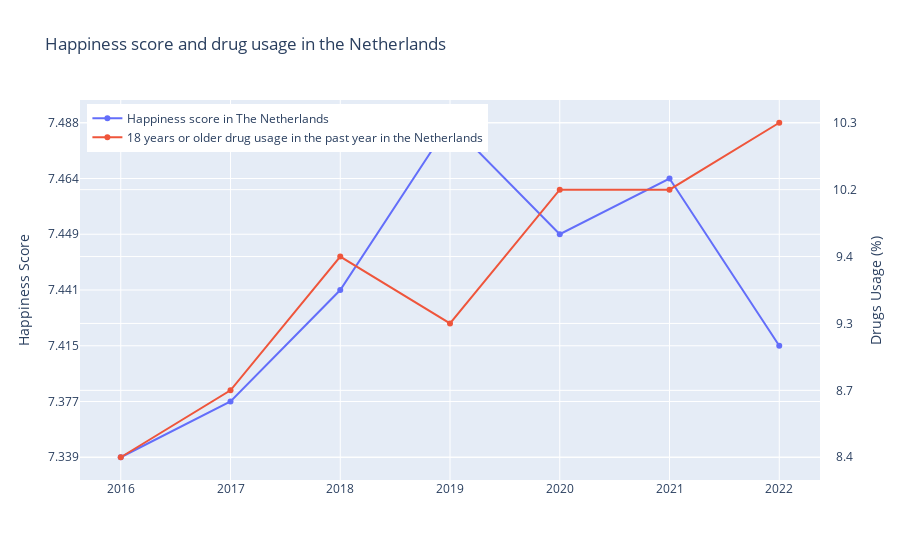

This figure's notebook cell:
### Markdown cell above
In recent years, you hear it more and more often: drug use in the Netherlands has gone up. RTL Nieuws already reported that on a Sunday in Amsterdam 100 lines of cocaine are snorted per 1,000 inhabitants; so why is it that drug use has risen so much? 

As mentioned earlier, the law in the Netherlands is very progressive when it comes to drugs. Cannabis is tolerated, and having taken prohibited narcotics is not punishable. It would perhaps be obvious to say that the increased use has to do with the legalisation of cannabis and hashish, however, this law came into force in 1976. To see results of this only now is not very plausible. 

However, the Netherlands has become happier in recent years; for instance, the Netherlands went from place 6 to 5 in the World Happiness Report (WHR). So a link to drug use could indeed be drawn here. This can also be seen, for instance, in the increased freedom in the Netherlands; the right to make your own life choices. You can also see that especially the most affluent native Dutch have increased in drug use.

### Code cell
# Import packages
import pandas as pd
import plotly.express as px
import seaborn as sns
from matplotlib import pyplot as plt
import plotly.graph_objects as go
import numpy as np
import numpy as np
from scipy.stats import pearsonr

cbs_df = pd.read_csv('cbs_dataset.csv')
happy_df = pd.read_csv('happiness_2016_2022.csv')


df_20 = cbs_df.loc[cbs_df['\ufeff"Persoonskenmerken"'] == 'Leeftijd: 18 jaar of ouder' ].sort_values(by="Perioden")
happy_netherlands = happy_df.loc[happy_df['Country'] == 'Netherlands'].sort_values(by='Year')


fig = go.Figure()


fig.add_trace(go.Scatter(
    x=np.array(happy_netherlands['Year']),
    y=np.array(happy_netherlands['happinessscore']),
    name='Happiness score in The Netherlands'
))


fig.add_trace(go.Scatter(
    x=np.array(happy_netherlands['Year']),
    y=np.array(df_20['Drugsgebruik, 12 jaar of ouder/Drugsgebruik totaal/Afgelopen jaar (%)']),
    name='12 years or older drug usage in the past year in the Netherlands',
    yaxis='y2'
))


fig.update_layout(
    legend=dict(
    yanchor="top",
    y=0.99,
    xanchor="left",
    x=0.01),

    yaxis=dict(
        title='Happiness Score',
        tickformat=".1f",
        categoryorder='array',
        categoryarray= ['7.339', '7.377', '7.415', '7.441', '7.449', '7.464', '7.488']
    ),
    yaxis2=dict(
        title='Drugs Usage (%)',
        overlaying='y',Wandeldag
        side='right',
        categoryorder='category ascending'
    ), 
    title = "Happiness score and drug usage in the Netherlands"
)

fig.show()

### Figure 1 — Plotly figure (JSON) as saved in the notebook; plotly's stock layout.template omitted (floating-point values rounded to 4 significant figures)
{"data": [{"name": "Happiness score in The Netherlands", "type": "scatter", "x": [2016, 2017, 2018, 2019, 2020, 2021, 2022], "y": ["7.339", "7.377", "7.441", "7.488", "7.449", "7.464", "7.415"]}, {"name": "18 years or older drug usage in the past year in the Netherlands", "type": "scatter", "x": [2016, 2017, 2018, 2019, 2020, 2021, 2022], "y": ["     8.4", "     8.7", "     9.4", "     9.3", "    10.2", "    10.2", "    10.3"], "yaxis": "y2"}], "layout": {"legend": {"x": 0.01, "xanchor": "left", "y": 0.99, "yanchor": "top"}, "title": {"text": "Happiness score and drug usage in the Netherlands"}, "yaxis": {"categoryarray": ["7.339", "7.377", "7.415", "7.441", "7.449", "7.464", "7.488"], "categoryorder": "array", "tickformat": ".1f", "title": {"text": "Happiness Score"}}, "yaxis2": {"categoryorder": "category ascending", "overlaying": "y", "side": "right", "title": {"text": "Drugs Usage (%)"}}}}
